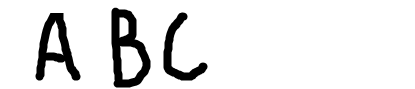
#> input picture example.png, 415 x 89 px
$ jupyter execute --allow-errors modeltest2.ipynb   (shell and % lines are left out)
#> lines starting #> are read from the running program, lines starting #| are printed output that depends on the picture; after the words box and inside, x2 and y2 are one past the last pixel; in counts of white or black regions, pixels touching at a corner belong together
# Loading the model

[cell 1]
from keras.models import load_model
from keras.models import model_from_json

json_file = open('model.json', 'r')
#> (reads model.json from the repository)
loaded_model_json = json_file.read()
json_file.close()
#> (the rest of this cell did not finish here and is left out)

# Word Classification

[cell 2]
import cv2
import numpy as np
from matplotlib import pyplot as plt

characters = ['0','1','2','3','4','5','6','7','8','9','A','B','C','D','E','F','G','H','I','J','K','L','M','N','O','P','Q','R','S','T','U','V','W','X','Y','Z','a','b','c','d','e','f','g','h','i','j','k','l','m','n','o','p','q','r','s','t','u','v','w','x','y','z']


#enter input image here
image = cv2.imread('example.png')
#> image is the input picture: shape (89, 415, 3); min 0, max 255, mean 229.8
height, width, depth = image.shape
#> height = 89; width = 415; depth = 3

#resizing the image to find spaces better
image = cv2.resize(image, dsize=(width*5,height*4), interpolation=cv2.INTER_CUBIC)
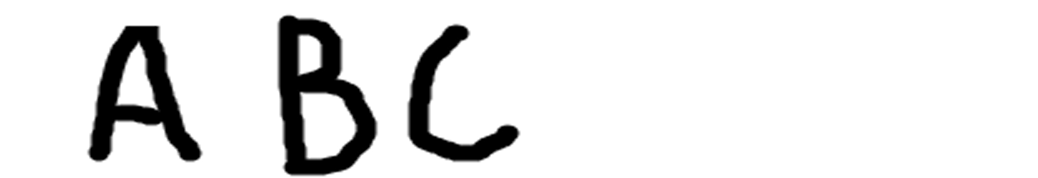
#> image: shape (356, 2075, 3) (shown at 1/2 size); min 0, max 255, mean 229.8
#grayscale
gray = cv2.cvtColor(image,cv2.COLOR_BGR2GRAY)


#binary
ret,thresh = cv2.threshold(gray,127,255,cv2.THRESH_BINARY_INV)
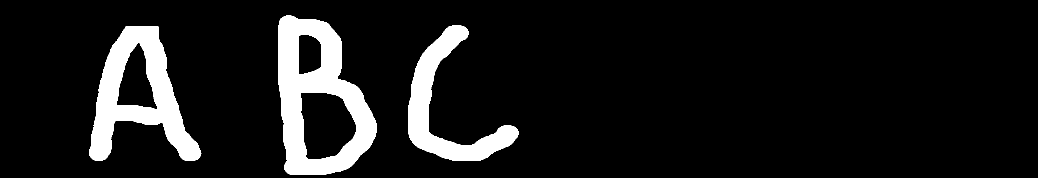
#> thresh: shape (356, 2075) (shown at 1/2 size); 9.9% white; 3 white regions, box (x1, y1, x2, y2) and area: (557, 31, 753, 350) 30990, (178, 52, 403, 322) 25185, (817, 50, 1038, 322) 17199


#dilation
kernel = np.ones((5,5), np.uint8)
img_dilation = cv2.dilate(thresh, kernel, iterations=1)
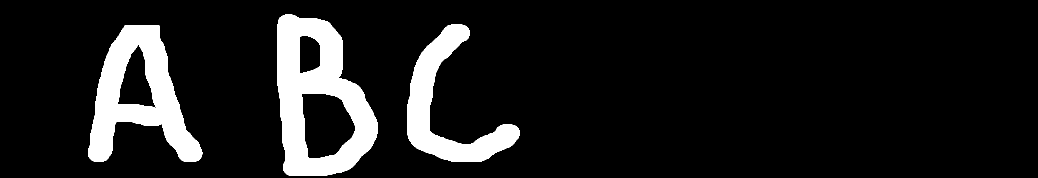
#> img_dilation: shape (356, 2075) (shown at 1/2 size); 11.2% white; 3 white regions


#adding GaussianBlur
gsblur=cv2.GaussianBlur(img_dilation,(5,5),0)


#find contours
ctrs, hier = cv2.findContours(gsblur.copy(), cv2.RETR_EXTERNAL, cv2.CHAIN_APPROX_SIMPLE)
#> ctrs = 3 contours; box (x1, y1, x2, y2) and area: (553, 27, 757, 354) 49396, (174, 48, 407, 326) 35564, (813, 46, 1042, 326) 21719

m = list()
# Sort contours
sorted_ctrs = sorted(ctrs, key=lambda ctr: cv2.boundingRect(ctr)[0])
#> sorted_ctrs has the same summary as ctrs
pchl = list()
dp = image.copy()
for i, ctr in enumerate(sorted_ctrs):
    # Get bounding box
    x, y, w, h = cv2.boundingRect(ctr)
    cv2.rectangle(dp, (x-10, y-10), (x + w + 10, y + h + 10), (90, 0, 255), 9)
#> this loop made 3 passes
#> (x, y, w, h) on passes 1 to 3: (174, 48, 233, 278), (553, 27, 204, 327), (813, 46, 229, 280)
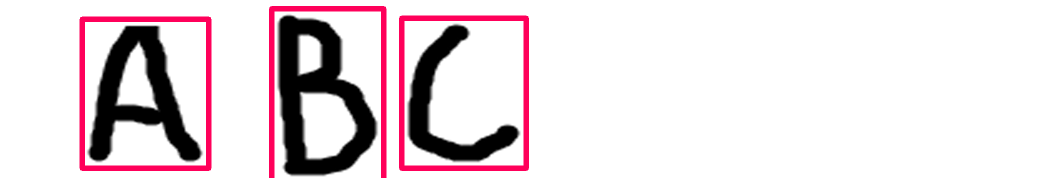
#> dp: shape (356, 2075, 3) (shown at 1/2 size); 4.6% of pixels changed, all inside (x1, y1, x2, y2) = (159, 12, 1058, 356)

plt.imshow(dp)
